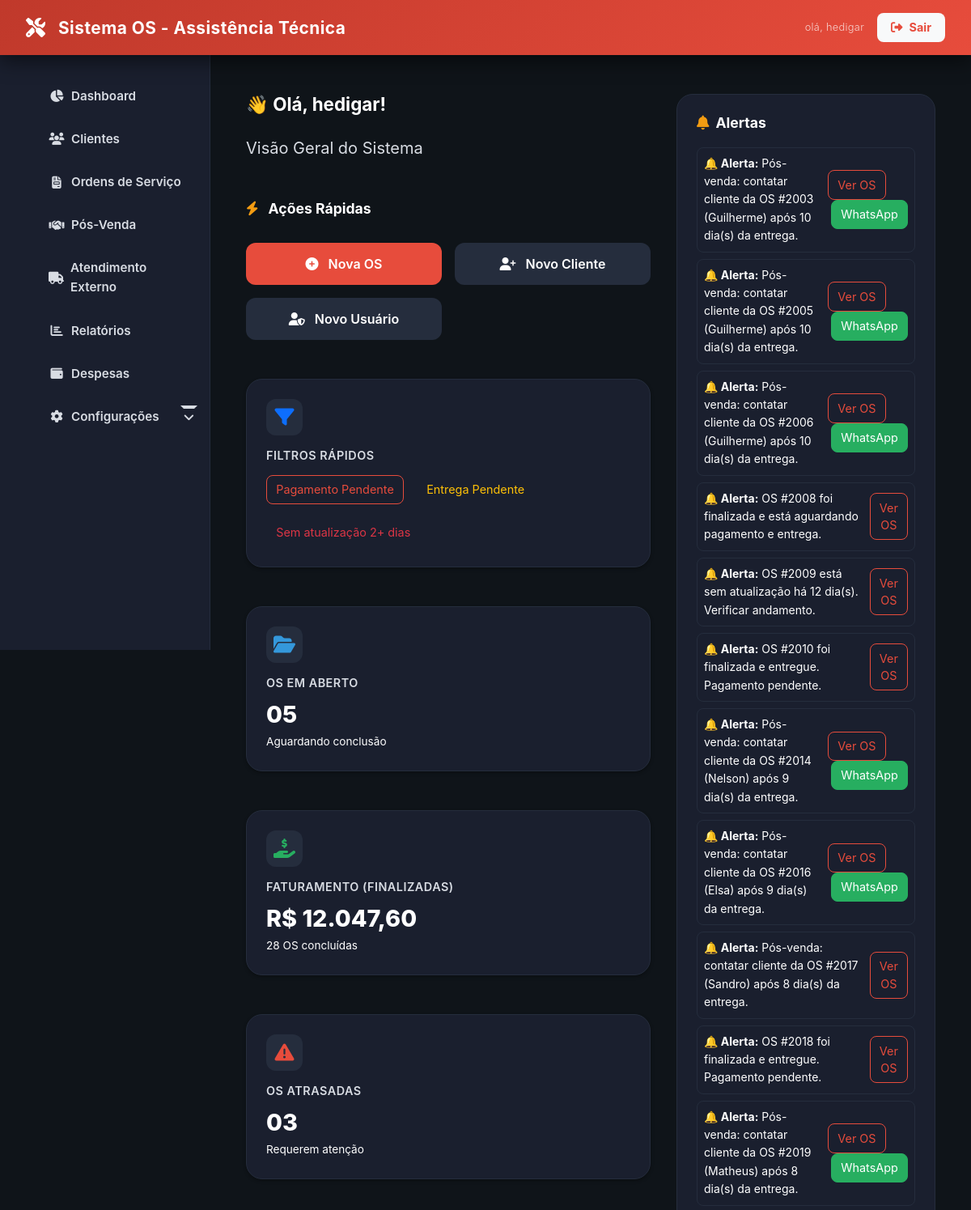
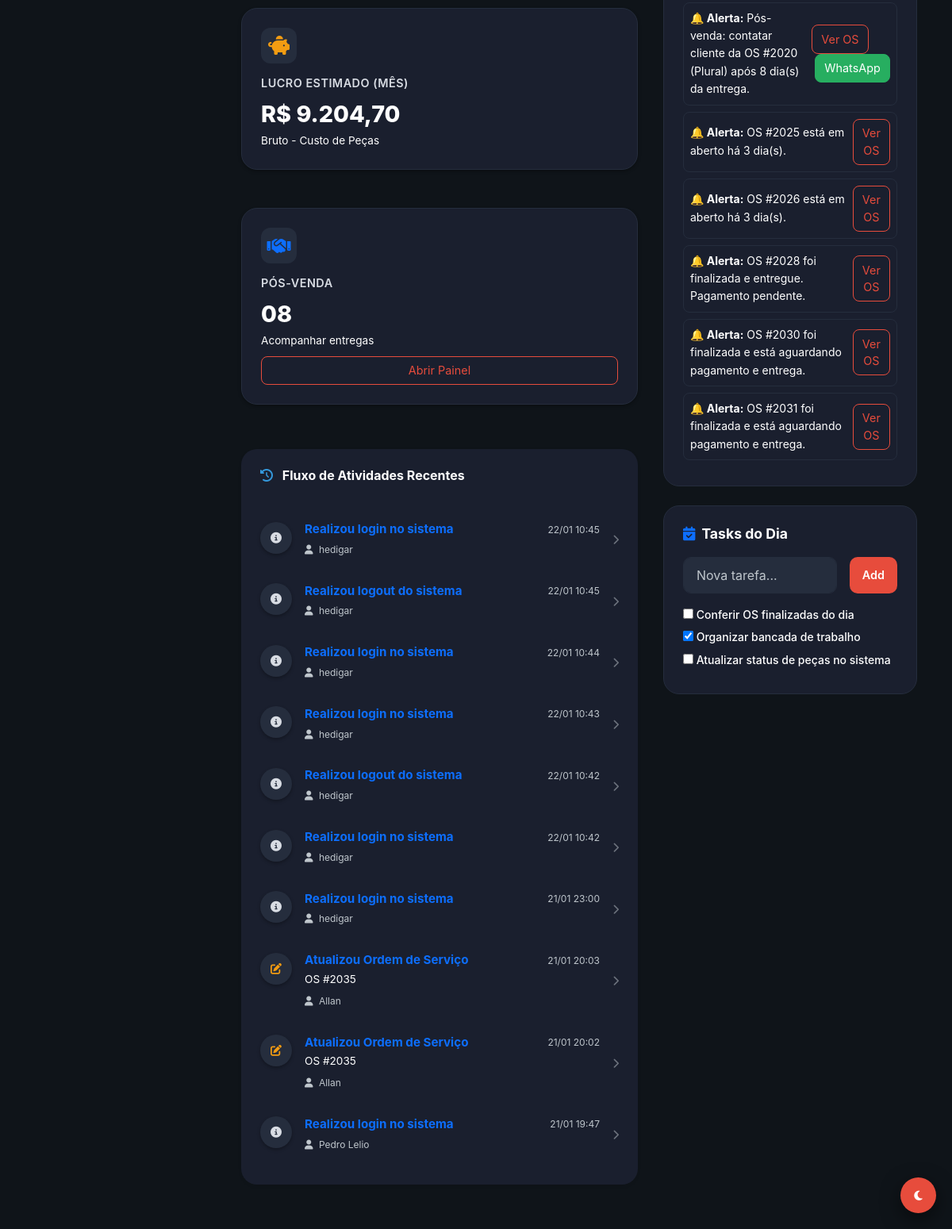
The app's page /dashboard (signed in) with its own data (2 pictures, top to bottom).
### tables this page shows
CREATE TABLE `logs` (
  `id` int NOT NULL,
  `usuario_id` int DEFAULT NULL,
  `acao` varchar(150) DEFAULT NULL,
  `referencia` varchar(150) DEFAULT NULL,
  `ip_address` varchar(45) DEFAULT NULL,
  `user_agent` text,
  `dados_anteriores` longtext,
  `dados_novos` longtext,
  `created_at` timestamp NULL DEFAULT CURRENT_TIMESTAMP
);

CREATE TABLE `usuarios` (
  `id` int NOT NULL,
  `nome` varchar(100) NOT NULL,
  `email` varchar(100) NOT NULL,
  `senha` varchar(255) NOT NULL,
  `nivel_acesso` varchar(50) NOT NULL,
  `trocar_senha` tinyint(1) DEFAULT '1',
  `ativo` tinyint(1) DEFAULT '1',
  `created_at` timestamp NULL DEFAULT CURRENT_TIMESTAMP
);

CREATE TABLE `ordens_servico` (
  `id` int NOT NULL,
  `cliente_id` int NOT NULL,
  `equipamento_id` int DEFAULT NULL,
  `defeito_relatado` text NOT NULL,
  `laudo_tecnico` text,
  `valor_total_produtos` decimal(10,2) DEFAULT '0.00',
  `valor_total_servicos` decimal(10,2) DEFAULT '0.00',
  `valor_total_os` decimal(10,2) DEFAULT '0.00',
  `valor_desconto` decimal(10,2) DEFAULT '0.00',
  `status_atual_id` int NOT NULL,
  `status_pagamento` enum('pendente','pago','parcial') DEFAULT 'pendente',
  `status_entrega` enum('nao_entregue','entregue') DEFAULT 'nao_entregue',
  `ativo` tinyint(1) DEFAULT '1',
  `created_at` timestamp NULL DEFAULT CURRENT_TIMESTAMP,
  `updated_at` timestamp NULL DEFAULT NULL
);

### app/Views/dashboard/index.php (the view, shortened to what the rows shown need)
<?php
require_once __DIR__ . '/../layout/main.php';
?>
<div class="container">
    <div class="dashboard-grid">
        <div class="main-content-area">
            <div class="mb-5">
                <h1 class="fw-bold">👋 Olá, <?php echo htmlspecialchars($user['nome'] ?? 'Usuário'); ?>!</h1>
                <p class="text-secondary fs-5">
                    <?php
                    if (Auth::isAdmin()) echo "Visão Geral do Sistema";
                    elseif (Auth::isTecnico()) echo "Painel de Manutenção e Ordens";
                    else echo "Painel de Atendimento e Recepção";
                    ?>
                </p>
            </div>
            <div class="mb-5">
                <h2 class="mb-4 fw-bold"><i class="fas fa-bolt text-warning me-2"></i> Ações Rápidas</h2>
                <div class="quick-actions">
                    <a href="<?php echo BASE_URL; ?>ordens/form" class="btn btn-primary">
                        <i class="fas fa-plus-circle"></i> Nova OS
                    </a>
                    <a href="<?php echo BASE_URL; ?>clientes/criar" class="btn btn-secondary">
                        <i class="fas fa-user-plus"></i> Novo Cliente
                    </a>
                    <?php if (Auth::isAdmin()): ?>
                        <a href="<?php echo BASE_URL; ?>usuarios/criar" class="btn btn-secondary">
                            <i class="fas fa-user-shield"></i> Novo Usuário
                        </a>
                    <?php endif; ?>
                </div>
            </div>
            <div class="dashboard-cards">
                <div class="card stat-card">
                    <div>
                        <div class="stat-icon"><i class="fas fa-filter text-primary"></i></div>
                        <h2>Filtros Rápidos</h2>
                    </div>
                    <div class="d-flex flex-wrap gap-2 mt-2">
                        <a href="<?php echo BASE_URL; ?>ordens?status_pagamento=pendente" class="btn btn-outline-primary btn-sm">Pagamento Pendente</a>
                        <a href="<?php echo BASE_URL; ?>ordens?status_entrega=nao_entregue" class="btn btn-outline-warning btn-sm">Entrega Pendente</a>
                        <a href="<?php echo BASE_URL; ?>ordens?sem_atualizacao_dias=2" class="btn btn-outline-danger btn-sm">Sem atualização 2+ dias</a>
                    </div>
                </div>
                <div class="card stat-card">
                    <div>
                        <div class="stat-icon"><i class="fas fa-folder-open text-info"></i></div>
                        <h2>OS em Aberto</h2>
                    </div>
                    <div>
                        <p class="card-value info-text"><?php echo str_pad($stats['total_abertas'], 2, '0', STR_PAD_LEFT); ?></p>
                        <p class="fs-sm text-muted m-0">Aguardando conclusão</p>
                    </div>
                </div>
                <?php if (Auth::isAdmin()): ?>
                    <div class="card stat-card">
                        <div>
                            <div class="stat-icon"><i class="fas fa-hand-holding-usd text-success"></i></div>
                            <h2>Faturamento (Finalizadas)</h2>
                        </div>
                        <div>
                            <p class="card-value success-text">R$ <?php echo number_format($stats['valor_finalizadas'], 2, ',', '.'); ?></p>
                            <p class="fs-sm text-muted m-0"><?php echo $stats['total_finalizadas']; ?> OS concluídas</p>
                        </div>
                    </div>
                <?php endif; ?>
                <div class="card stat-card">
                    <div>
                        <div class="stat-icon"><i class="fas fa-exclamation-triangle text-danger"></i></div>
                        <h2>OS Atrasadas</h2>
                    </div>
                    <div>
                        <p class="card-value danger-text"><?php echo str_pad($stats['total_atrasadas'], 2, '0', STR_PAD_LEFT); ?></p>
                        <p class="fs-sm text-muted m-0">Requerem atenção</p>
                    </div>
                </div>
                <?php if (Auth::isAdmin()): ?>
                    <div class="card stat-card">
                        <div>
                            <div class="stat-icon"><i class="fas fa-piggy-bank text-warning"></i></div>
                            <h2>Lucro Estimado (Mês)</h2>
                        </div>
                        <div>
                            <p class="card-value warning-text">R$ <?php echo number_format($stats['lucro_mes'], 2, ',', '.'); ?></p>
                            <p class="fs-sm text-muted m-0">Bruto - Custo de Peças</p>
                        </div>
                    </div>
                <?php endif; ?>
                <?php
                    $posVendaCount = 0;
                    if (!empty($alertas)) {
                        foreach ($alertas as $a) {
                            if (($a['tipo'] ?? '') === 'pos_venda') $posVendaCount++;
                        }
                    }
                ?>
                <div class="card stat-card">
                    <div>
                        <div class="stat-icon"><i class="fas fa-handshake text-primary"></i></div>
                        <h2>Pós-Venda</h2>
                    </div>
                    <div>
                        <p class="card-value warning-text"><?php echo str_pad($posVendaCount, 2, '0', STR_PAD_LEFT); ?></p>
                        <p class="fs-sm text-muted m-0">Acompanhar entregas</p>
                    </div>
                    <a href="<?php echo BASE_URL; ?>pos-venda" class="btn btn-outline-primary btn-sm mt-2">Abrir Painel</a>
                </div>
            </div>
            <div class="card border-0 shadow-sm p-4" style="border-radius: 20px; background: var(--bg-secondary);">
    <h3 class="mb-4 fw-bold"><i class="fas fa-history text-info me-2"></i> Fluxo de Atividades Recentes</h3>
    <div class="activity-feed">
        <?php if (empty($atividades)): ?>
            <p class="text-muted text-center py-4">Nenhuma atividade registrada recentemente.</p>
        <?php else: ?>
            <div class="list-group list-group-flush bg-transparent">
                <?php foreach ($atividades as $log): ?>
                    <?php
                        $referencia = $log['referencia'] ?? '';
                        $acao = $log['acao'] ?? '';
                        $osId = null;
                        if (preg_match('/#(\d+)/', $referencia, $matches)) {
                            $osId = $matches[1];
                        }
                        $link = "#";
                        if ($osId && (strpos($referencia, 'Ordem') !== false || strpos($referencia, 'OS') !== false)) {
                            $link = (defined('BASE_URL') ? BASE_URL : '') . "ordens/view?id=" . $osId;
                        } elseif (preg_match('/Cliente #(\d+)/', $referencia, $matches)) {
                            $link = (defined('BASE_URL') ? BASE_URL : '') . "clientes/view?id=" . $matches[1];
                        }
                    ?>
                    <a href="<?php echo $link; ?>" class="list-group-item list-group-item-action bg-transparent border-0 px-0 py-3 d-flex align-items-start gap-3">
                        <div class="activity-icon bg-tertiary rounded-circle d-flex align-items-center justify-content-center" style="width: 40px; height: 40px; flex-shrink: 0;">
                            <?php
                                if (strpos($acao, 'Criou') !== false) echo '<i class="fas fa-plus text-success"></i>';
                                elseif (strpos($acao, 'Excluiu') !== false) echo '<i class="fas fa-trash text-danger"></i>';
                                elseif (strpos($acao, 'Atualizou') !== false) echo '<i class="fas fa-edit text-warning"></i>';
                                elseif (strpos($acao, 'Status') !== false) echo '<i class="fas fa-sync text-info"></i>';
                                else echo '<i class="fas fa-info-circle text-secondary"></i>';
                            ?>
                        </div>
                        <div class="flex-grow-1">
                            <div class="d-flex justify-content-between align-items-center mb-1">
                                <h6 class="mb-0 fw-bold text-primary" style="font-size: 0.95rem;">
                                    <?php echo htmlspecialchars($acao); ?>
                                </h6>
                                <small class="text-muted" style="font-size: 0.75rem;">
                                    <?php echo isset($log['created_at']) ? date('d/m H:i', strtotime($log['created_at'])) : '--/--'; ?>
                                </small>
                            </div>
                            <p class="mb-1 text-secondary" style="font-size: 0.85rem;">
                                <?php echo htmlspecialchars($referencia); ?>
                            </p>
                            <small class="text-muted" style="font-size: 0.75rem;">
                                <i class="fas fa-user me-1"></i> <?php echo htmlspecialchars($log['usuario_nome'] ?? 'Sistema'); ?>
                            </small>
                        </div>
                        <div class="align-self-center">
                            <i class="fas fa-chevron-right text-muted opacity-50" style="font-size: 0.8rem;"></i>
                        </div>
                    </a>
                <?php endforeach; ?>
            </div>
        <?php endif; ?>
    </div>
</div>
        </div>
        <aside class="tasks-sidebar-content">
            <div class="tasks-section">
                <h3><i class="fas fa-bell text-warning"></i> Alertas</h3>
                <div id="alerts-container">
                    <?php if (empty($alertas)): ?>
                        <div class="text-muted fs-sm p-3 text-center border rounded-3 border-dashed">
                            Nenhum alerta crítico no momento.
                        </div>
                    <?php else: ?>
                        <?php foreach ($alertas as $alerta): ?>
                            <div class="alert-item mb-2 p-2 rounded-3 border">
                                <div class="d-flex justify-content-between align-items-center">
                                    <div>
                                        <strong>🔔 Alerta:</strong>
                                        <?php echo htmlspecialchars($alerta['mensagem'] ?? ''); ?>
                                    </div>
                                    <div class="ms-2">
                                        <?php if (!empty($alerta['os_id'])): ?>
                                            <a href="<?php echo BASE_URL; ?>ordens/view?id=<?php echo (int)$alerta['os_id']; ?>" class="btn btn-sm btn-outline-primary">
                                                Ver OS
                                            </a>
                                        <?php endif; ?>
                                        <?php
                                            $isPosVenda = ($alerta['tipo'] ?? '') === 'pos_venda';
                                            $telefone = preg_replace('/\D+/', '', $alerta['cliente_telefone'] ?? '');
                                            if ($isPosVenda && !empty($telefone)) {
                                                $nomeCli = $alerta['cliente_nome'] ?? '';
                                                $msg = "Olá {$nomeCli}, tudo bem? Sobre a OS #{$alerta['os_id']}, gostaríamos de saber como está o equipamento e sua experiência. Seu feedback é importante.";
                                                $wa = "https://wa.me/55{$telefone}?text=" . urlencode($msg);
                                                echo '<a href="' . $wa . '" target="_blank" class="btn btn-sm btn-success ms-1">WhatsApp</a>';
                                            }
                                        ?>
                                    </div>
                                </div>
                            </div>
                        <?php endforeach; ?>
                    <?php endif; ?>
                </div>
            </div>
            <div class="tasks-section">
                <h3><i class="fas fa-calendar-check text-primary"></i> Tasks do Dia</h3>
                <div class="d-flex gap-2 mb-3">
                    <input type="text" id="new-task-input" class="form-control" placeholder="Nova tarefa..." style="border-radius: 10px;">
                    <button id="add-task-btn" class="btn btn-primary btn-sm" style="border-radius: 10px; padding: 0 15px;">Add</button>
                </div>
                <div id="task-list">
                </div>
            </div>
        </aside>
    </div>
</div>

### app/Core/Router.php (shortened to what the rows shown need)
<?php
class Router
{
    protected array $routes = [];
    public function add(string $method, string $uri, string $controller): void
    {
        $this->routes[] = [
            'uri' => trim($uri, '/'),
            'controller' => $controller,
            'method' => strtoupper($method),
        ];
    }
    public function dispatch(string $uri, string $method): void
    {
        $uri = trim($uri, '/');
        $method = strtoupper($method);
        foreach ($this->routes as $route) {
            if ($route['uri'] === $uri && $route['method'] === $method) {
                $parts = explode('@', $route['controller']);
                $action = $parts[1] ?? 'index';
                $controller = new $controllerClass();
                $controller->$action();
                return;
            }
        }
    }
}

### records on screen
logs: acao "Realizou login no sistema", created_at "22/01 10:45", usuario.nome "hedigar"
logs: acao "Realizou logout do sistema", created_at "22/01 10:45", usuario.nome "hedigar"
logs: acao "Realizou login no sistema", created_at "22/01 10:44", usuario.nome "hedigar"
logs: acao "Realizou login no sistema", created_at "22/01 10:43", usuario.nome "hedigar"
logs: acao "Realizou logout do sistema", created_at "22/01 10:42", usuario.nome "hedigar"
logs: acao "Realizou login no sistema", created_at "22/01 10:42", usuario.nome "hedigar"
logs: acao "Realizou login no sistema", created_at "21/01 23:00", usuario.nome "hedigar"
logs: acao "Atualizou Ordem de Serviço", created_at "21/01 20:03", referencia "OS #2035", usuario.nome "Allan"
logs: acao "Atualizou Ordem de Serviço", created_at "21/01 20:02", referencia "OS #2035", usuario.nome "Allan"
logs: acao "Realizou login no sistema", created_at "21/01 19:47", usuario.nome "Pedro Lelio"
ordens_servico: mensagem "Pós-venda: contatar cliente da OS #2003 (Guilherme) após 10 dia(s) da entrega."
ordens_servico: mensagem "Pós-venda: contatar cliente da OS #2005 (Guilherme) após 10 dia(s) da entrega."
ordens_servico: mensagem "Pós-venda: contatar cliente da OS #2006 (Guilherme) após 10 dia(s) da entrega."
ordens_servico: mensagem "OS #2008 foi finalizada e está aguardando pagamento e entrega."
ordens_servico: mensagem "OS #2009 está sem atualização há 12 dia(s). Verificar andamento."
ordens_servico: mensagem "OS #2010 foi finalizada e entregue. Pagamento pendente."
ordens_servico: mensagem "Pós-venda: contatar cliente da OS #2014 (Nelson) após 9 dia(s) da entrega."
ordens_servico: mensagem "Pós-venda: contatar cliente da OS #2016 (Elsa) após 9 dia(s) da entrega."
ordens_servico: mensagem "Pós-venda: contatar cliente da OS #2017 (Sandro) após 8 dia(s) da entrega."
ordens_servico: mensagem "OS #2018 foi finalizada e entregue. Pagamento pendente."
ordens_servico: mensagem "Pós-venda: contatar cliente da OS #2019 (Matheus) após 8 dia(s) da entrega."
ordens_servico: mensagem "Pós-venda: contatar cliente da OS #2020 (Plural) após 8 dia(s) da entrega."
ordens_servico: mensagem "OS #2025 está em aberto há 3 dia(s)."
ordens_servico: mensagem "OS #2026 está em aberto há 3 dia(s)."
ordens_servico: mensagem "OS #2028 foi finalizada e entregue. Pagamento pendente."
ordens_servico: mensagem "OS #2030 foi finalizada e está aguardando pagamento e entrega."
ordens_servico: mensagem "OS #2031 foi finalizada e está aguardando pagamento e entrega."

### other values on screen
str_pad($stats['total_abertas'], 2, '0', STR_PAD_LEFT) "05"
$stats['valor_finalizadas'] "12.047,60"
$stats['total_finalizadas'] "28"
str_pad($stats['total_atrasadas'], 2, '0', STR_PAD_LEFT) "03"
$stats['lucro_mes'] "9.204,70"
str_pad($posVendaCount, 2, '0', STR_PAD_LEFT) "08"
